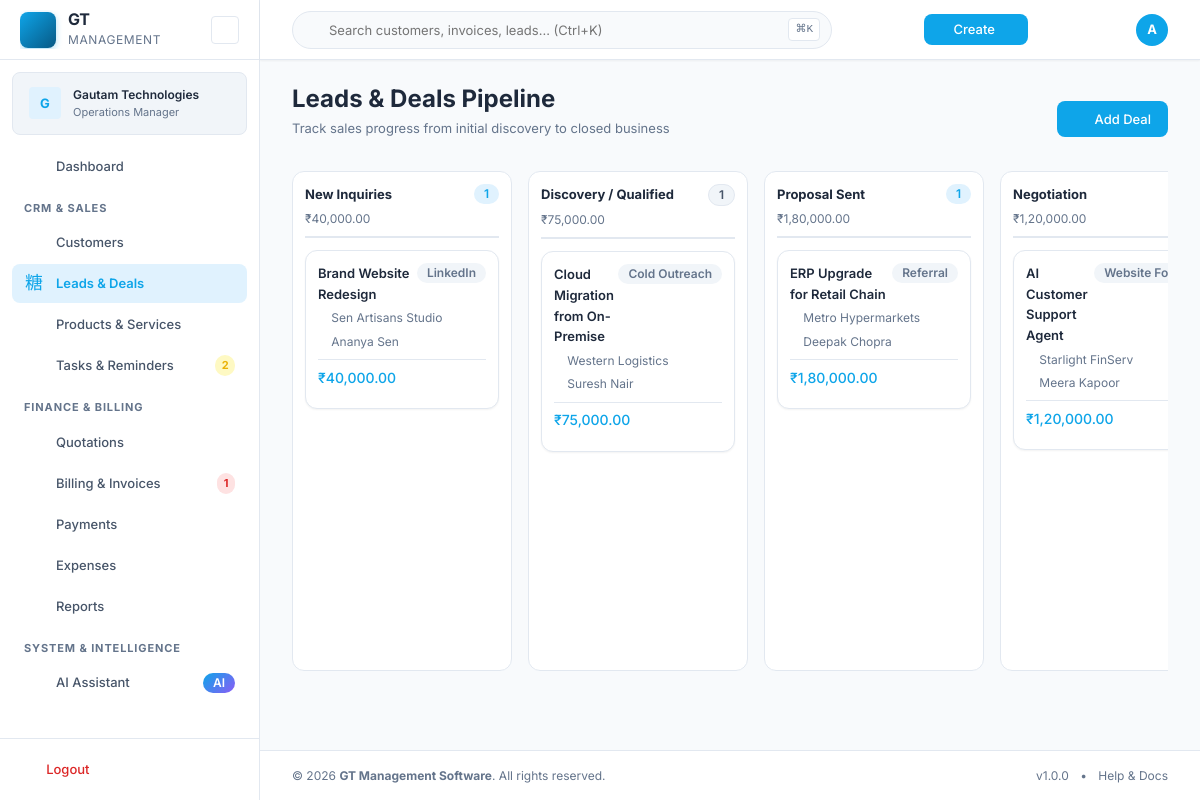
The page /leads.php (signed in) on the database its author committed.
### tables this page shows
CREATE TABLE `leads` (
  `id` INT UNSIGNED AUTO_INCREMENT PRIMARY KEY,
  `business_id` INT UNSIGNED NOT NULL,
  `title` VARCHAR(255) NOT NULL,
  `contact_name` VARCHAR(255) DEFAULT NULL,
  `company_name` VARCHAR(255) DEFAULT NULL,
  `email` VARCHAR(255) DEFAULT NULL,
  `phone` VARCHAR(50) DEFAULT NULL,
  `source` VARCHAR(100) DEFAULT NULL,
  `stage` VARCHAR(50) DEFAULT 'new',
  `deal_value` DECIMAL(15,2) DEFAULT NULL,
  `expected_close_date` DATE DEFAULT NULL,
  `assigned_to` INT UNSIGNED DEFAULT NULL,
  `follow_up_date` DATE DEFAULT NULL,
  `notes` TEXT DEFAULT NULL,
  `status` ENUM('active','won','lost','archived') DEFAULT 'active',
  `converted_customer_id` INT UNSIGNED DEFAULT NULL,
  `is_demo` TINYINT(1) DEFAULT 0,
  `created_by` INT UNSIGNED DEFAULT NULL,
  `created_at` TIMESTAMP DEFAULT CURRENT_TIMESTAMP,
  `updated_at` TIMESTAMP DEFAULT CURRENT_TIMESTAMP ON UPDATE CURRENT_TIMESTAMP,
  INDEX `idx_leads_business` (`business_id`),
  INDEX `idx_leads_stage` (`stage`),
  INDEX `idx_leads_status` (`status`),
  FOREIGN KEY (`business_id`) REFERENCES `businesses`(`id`) ON DELETE CASCADE,
  FOREIGN KEY (`assigned_to`) REFERENCES `users`(`id`) ON DELETE SET NULL,
  FOREIGN KEY (`converted_customer_id`) REFERENCES `customers`(`id`) ON DELETE SET NULL,
  FOREIGN KEY (`created_by`) REFERENCES `users`(`id`) ON DELETE SET NULL
);

### includes/auth.php (called while the page is built, shortened)
<?php
class Auth {
    public static function businessId(): ?int {
        return $_SESSION['business_id'] ?? null;
    }
    public static function isOwner(): bool {
        return !empty($_SESSION['is_owner']);
    }
}

### includes/permissions.php (called while the page is built, shortened)
<?php
class Permissions {
    private static ?array $userPermissions = null;
    public static function load(): array {
        if (self::$userPermissions !== null) {
            return self::$userPermissions;
        }
        $userId = Auth::id();
        $user = Database::fetch("SELECT role_id FROM users WHERE id = ?", [$userId]);
        $perms = Database::fetchAll(
            "SELECT p.`key` FROM permissions p
             JOIN role_permissions rp ON p.id = rp.permission_id
             WHERE rp.role_id = ?",
            [$user['role_id']]
        );
        self::$userPermissions = array_column($perms, 'key');
        return self::$userPermissions;
    }
    public static function has(string $permissionKey): bool {
        $perms = self::load();
        return in_array($permissionKey, $perms, true);
    }
}

### includes/db.php (called while the page is built, shortened)
<?php
class Database {
    private static ?PDO $instance = null;
    public static function getInstance(): PDO {
        if (self::$instance === null) {
            $config = require GT_ROOT . '/config/config.php';
            $dsn = sprintf(
                'mysql:host=%s;port=%d;dbname=%s;charset=%s',
                $config['db_host'],
                $config['db_port'],
                $config['db_name'],
                $config['db_charset']
            );
            try {
                self::$instance = new PDO($dsn, $config['db_user'], $config['db_pass'], [
                    PDO::ATTR_ERRMODE            => PDO::ERRMODE_EXCEPTION,
                    PDO::ATTR_DEFAULT_FETCH_MODE => PDO::FETCH_ASSOC,
                    PDO::ATTR_EMULATE_PREPARES   => false,
                    PDO::MYSQL_ATTR_INIT_COMMAND => "SET NAMES utf8mb4 COLLATE utf8mb4_unicode_ci",
                ]);
            } catch (PDOException $e) {
                if ($config['debug']) {
                    throw $e;
                }
                error_log('Database connection failed: ' . $e->getMessage());
                die('Database connection error. Please check configuration.');
            }
        }
        return self::$instance;
    }
    public static function query(string $sql, array $params = []): PDOStatement {
        $stmt = self::getInstance()->prepare($sql);
        $stmt->execute($params);
        return $stmt;
    }
    public static function fetchAll(string $sql, array $params = []): array {
        return self::query($sql, $params)->fetchAll();
    }
}

### includes/functions.php (called while the page is built, shortened)
<?php
function e(?string $value): string {
    return htmlspecialchars($value ?? '', ENT_QUOTES, 'UTF-8');
}

### includes/formatting.php (called while the page is built, shortened)
<?php
function formatCurrency(float $amount, ?string $symbol = null): string {
    $defaults = require GT_ROOT . '/config/defaults.php';
    $regional = $defaults['regional'];
    $symbol = $symbol ?? $regional['currency_symbol'];
    if (($regional['number_system'] ?? 'indian') === 'indian') {
        return $symbol . formatIndianNumber($amount);
    }
    return $symbol . number_format($amount, 2, $regional['decimal_separator'], $regional['thousand_separator']);
}
function formatIndianNumber(float $number, int $decimals = 2): string {
    $isNegative = $number < 0;
    $number = abs($number);
    $parts = explode('.', number_format($number, $decimals, '.', ''));
    $intPart = $parts[0];
    $decPart = $parts[1] ?? str_repeat('0', $decimals);
    $len = strlen($intPart);
    if ($len <= 3) {
        $formatted = $intPart;
    } else {
        $lastThree = substr($intPart, -3);
        $remaining = substr($intPart, 0, $len - 3);
        $formatted = preg_replace('/\B(?=(\d{2})+(?!\d))/', ',', $remaining) . ',' . $lastThree;
    }
    $result = $formatted . ($decimals > 0 ? '.' . $decPart : '');
    return $isNegative ? '-' . $result : $result;
}

### leads.php (the view, shortened to what this page needs)
<?php
$businessId = Auth::businessId();
$leads = Database::fetchAll("SELECT * FROM leads WHERE business_id = ? ORDER BY deal_value DESC", [$businessId]);
$stages = [
    'new' => ['name' => 'New Inquiries', 'color' => 'info'],
    'qualified' => ['name' => 'Discovery / Qualified', 'color' => 'secondary'],
    'proposal_sent' => ['name' => 'Proposal Sent', 'color' => 'primary'],
    'negotiation' => ['name' => 'Negotiation', 'color' => 'warning'],
    'won' => ['name' => 'Closed Won', 'color' => 'success'],
    'lost' => ['name' => 'Closed Lost', 'color' => 'danger']
];
$pipelineGroups = [];
foreach ($stages as $key => $meta) {
    $pipelineGroups[$key] = [
        'meta' => $meta,
        'leads' => [],
        'total_value' => 0.0
    ];
}
foreach ($leads as $lead) {
    $st = $lead['stage'] ?? 'new';
    $pipelineGroups[$st]['leads'][] = $lead;
    $pipelineGroups[$st]['total_value'] += (float)$lead['deal_value'];
}
require GT_ROOT . '/includes/header.php';
?>
<div class="page-header d-flex justify-between align-center mb-4">
    <div>
        <h1 class="page-title">Leads & Deals Pipeline</h1>
        <p class="page-subtitle">Track sales progress from initial discovery to closed business</p>
    </div>
    <div class="page-header-actions">
        <?php if (Permissions::has('leads.create')): ?>
        <button type="button" class="btn btn-primary" data-modal-target="new-lead-modal">
            <i class="ti ti-plus mr-1"></i> Add Deal
        </button>
        <?php endif; ?>
    </div>
</div>
<div class="pipeline-kanban-board">
    <?php foreach ($pipelineGroups as $stageKey => $group): ?>
    <div class="kanban-column">
        <div class="kanban-column-header">
            <div class="d-flex justify-between align-center">
                <span class="column-title font-bold text-sm"><?= e($group['meta']['name']) ?></span>
                <span class="badge badge-<?= $group['meta']['color'] ?>"><?= count($group['leads']) ?></span>
            </div>
            <div class="column-value text-xs text-muted mt-1">
                <?= formatCurrency($group['total_value']) ?>
            </div>
        </div>
        <div class="kanban-cards-list">
            <?php if (empty($group['leads'])): ?>
                <div class="kanban-empty p-3 text-center text-xs text-muted">No deals in this stage</div>
            <?php else: ?>
                <?php foreach ($group['leads'] as $l): ?>
                <div class="kanban-card card mb-2 p-3">
                    <div class="d-flex justify-between align-start mb-1">
                        <strong class="card-title text-sm"><?= e($l['title']) ?></strong>
                        <span class="badge badge-subtle text-xs"><?= e($l['source'] ?: 'Direct') ?></span>
                    </div>
                    <?php if (!empty($l['company_name'])): ?>
                        <div class="text-xs text-muted mb-1"><i class="ti ti-building mr-1"></i><?= e($l['company_name']) ?></div>
                    <?php endif; ?>
                    <div class="text-xs text-muted mb-2"><i class="ti ti-user mr-1"></i><?= e($l['contact_name']) ?></div>
                    <div class="d-flex justify-between align-center mt-2 pt-2 border-top">
                        <strong class="text-primary font-medium"><?= formatCurrency($l['deal_value']) ?></strong>
                        <div class="dropdown">
                            <button type="button" class="btn btn-icon btn-ghost btn-xs" data-toggle="dropdown">
                                <i class="ti ti-dots-vertical"></i>
                            </button>
                        </div>
                    </div>
                </div>
                <?php endforeach; ?>
            <?php endif; ?>
        </div>
    </div>
    <?php endforeach; ?>
</div>
<?php require GT_ROOT . '/includes/footer.php'; ?>

### assets/css/global.css (style rules this page uses)
:root { --color-primary: #0EA5E9; --color-primary-hover: #0284C7; --color-primary-light: #E0F2FE; --color-primary-dark: #075985; --color-secondary: #075985; --color-accent: #0284C7; --color-bg: #F8FAFC; --color-surface: #FFFFFF; --color-surface-hover: #F1F5F9; --color-sidebar-bg: #FFFFFF; --color-card-bg: #FFFFFF; --color-text: #1E293B; --color-text-secondary: #475569; --color-text-muted: #64748B; --color-text-inverse: #FFFFFF; --color-border: #E2E8F0; --color-border-hover: #CBD5E1; --color-border-light: #F1F5F9; --color-success: #16A34A; --color-success-light: #DCFCE7; --color-warning: #EAB308; --color-warning-light: #FEF9C3; --color-error: #DC2626; --color-error-light: #FEE2E2; --color-info: #0EA5E9; --color-info-light: #E0F2FE; --font-family: 'Inter', -apple-system, BlinkMacSystemFont, 'Segoe UI', Roboto, sans-serif; --font-mono: 'JetBrains Mono', 'Fira Code', monospace; --font-size-xs: 0.75rem; --font-size-sm: 0.8125rem; --font-size-base: 0.875rem; --font-size-md: 1rem; --font-size-lg: 1.125rem; --font-size-xl: 1.25rem; --font-size-2xl: 1.5rem; --font-size-3xl: 1.875rem; --font-size-4xl: 2.25rem; --font-weight-normal: 400; --font-weight-medium: 500; --font-weight-semibold: 600; --font-weight-bold: 700; --line-height: 1.6; --line-height-tight: 1.3; --space-1: 0.25rem; --space-2: 0.5rem; --space-3: 0.75rem; --space-4: 1rem; --space-5: 1.25rem; --space-6: 1.5rem; --space-8: 2rem; --space-10: 2.5rem; --space-12: 3rem; --sidebar-width: 260px; --sidebar-compact-width: 72px; --topbar-height: 60px; --content-max-width: 1400px; --radius-sm: 4px; --radius: 8px; --radius-lg: 12px; --radius-xl: 16px; --radius-full: 9999px; --shadow-sm: 0 1px 2px rgba(0, 0, 0, 0.05); --shadow: 0 1px 3px rgba(0, 0, 0, 0.08), 0 1px 2px rgba(0, 0, 0, 0.04); --shadow-md: 0 4px 6px -1px rgba(0, 0, 0, 0.08), 0 2px 4px -2px rgba(0, 0, 0, 0.05); --shadow-lg: 0 10px 15px -3px rgba(0, 0, 0, 0.08), 0 4px 6px -4px rgba(0, 0, 0, 0.04); --shadow-xl: 0 20px 25px -5px rgba(0, 0, 0, 0.1), 0 8px 10px -6px rgba(0, 0, 0, 0.05); --transition-fast: 150ms ease; --transition: 200ms ease; --transition-slow: 300ms ease; --z-dropdown: 100; --z-sticky: 200; --z-overlay: 300; --z-modal: 400; --z-toast: 500; --z-tooltip: 600; }
*, *::before, *::after { box-sizing: border-box; margin: 0; padding: 0; }
html { font-size: 16px; -webkit-text-size-adjust: 100%; scroll-behavior: smooth; }
body { font-family: var(--font-family); font-size: var(--font-size-base); line-height: var(--line-height); color: var(--color-text); background-color: var(--color-bg); -webkit-font-smoothing: antialiased; -moz-osx-font-smoothing: grayscale; overflow-x: hidden; }
h1, h2, h3, h4, h5, h6 { font-weight: var(--font-weight-semibold); line-height: var(--line-height-tight); color: var(--color-text); }
h1 { font-size: var(--font-size-3xl); }
p { margin-bottom: var(--space-4); }
input, select, textarea, button { font-family: inherit; font-size: inherit; line-height: inherit; }
button { cursor: pointer; }
.text-muted { color: var(--color-text-muted); }
.text-primary { color: var(--color-primary); }
.text-sm { font-size: var(--font-size-sm); }
.text-xs { font-size: var(--font-size-xs); }
.font-medium { font-weight: var(--font-weight-medium); }
.font-bold { font-weight: var(--font-weight-bold); }
.mt-1 { margin-top: var(--space-1); }
.mt-2 { margin-top: var(--space-2); }
.mb-1 { margin-bottom: var(--space-1); }
.mb-2 { margin-bottom: var(--space-2); }
.mb-4 { margin-bottom: var(--space-4); }
.d-flex { display: flex; }
.justify-between { justify-content: space-between; }

### assets/css/layout.css (style rules this page uses)
.pipeline-kanban-board { display: grid; grid-template-columns: repeat(6, minmax(220px, 1fr)); gap: var(--space-4); overflow-x: auto; padding-bottom: var(--space-4); }
.kanban-column { background: var(--color-surface); border: 1px solid var(--color-border); border-radius: var(--radius-lg); padding: var(--space-3); display: flex; flex-direction: column; min-height: 500px; }
.kanban-column-header { padding-bottom: var(--space-2); margin-bottom: var(--space-3); border-bottom: 2px solid var(--color-border); }
.kanban-cards-list { flex: 1; display: flex; flex-direction: column; gap: var(--space-2); }

### rows shown on the page
leads: title "Brand Website Redesign", source "LinkedIn", company_name "Sen Artisans Studio", contact_name "Ananya Sen", deal_value "₹40,000.00"
leads: title "Cloud Migration from On-Premise", source "Cold Outreach", company_name "Western Logistics", contact_name "Suresh Nair", deal_value "₹75,000.00"
leads: title "ERP Upgrade for Retail Chain", source "Referral", company_name "Metro Hypermarkets", contact_name "Deepak Chopra", deal_value "₹1,80,000.00"
leads: title "AI Customer Support Agent", source "Website…", company_name "Starlight FinServ", contact_name "Meera Kapoor", deal_value "₹1,20,000.00"

### other values the page prints
substr(e($businessName), 0, 1) "G"
truncate($businessName, 22) "Gautam Technologies"
$pendingTasksCount "2"
$overdueInvoicesCount "1"
$userInitial "A"
$group['meta']['name'] "New Inquiries"
count($group['leads']) "1"
formatCurrency($group['total_value']) "₹40,000.00"
$group['meta']['name'] "Discovery / Qualified"
formatCurrency($group['total_value']) "₹75,000.00"
$group['meta']['name'] "Proposal Sent"
formatCurrency($group['total_value']) "₹1,80,000.00"
$group['meta']['name'] "Negotiation"
formatCurrency($group['total_value']) "₹1,20,000.00"
APP_NAME "GT Management Software"
